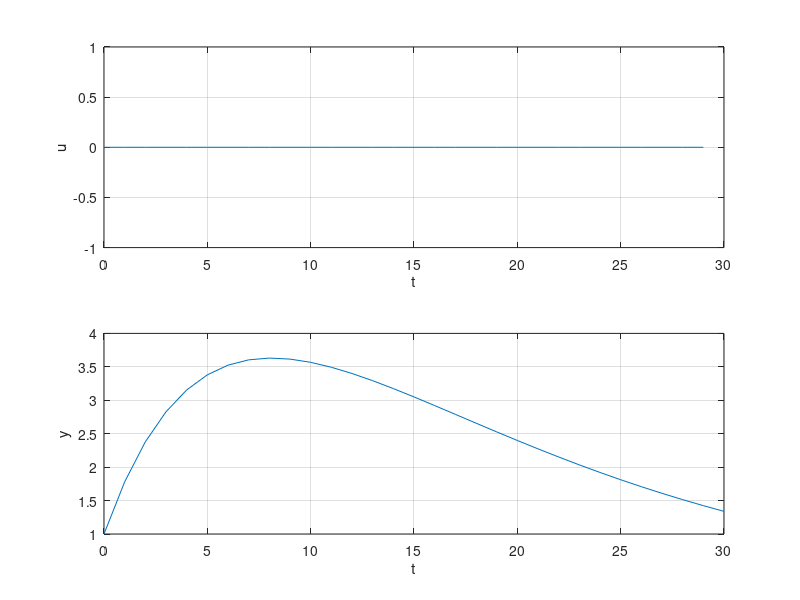

The MATLAB source for this figure:
N = 30;
nx = 3;
nu = 1;
r = 1;
nt = 5;
    
A = [
    0 0 0
    0 0 1 
    0.1 -0.79 1.78
]; 
B = [1 0 0.1]';
C = [0 0 1]'; 
x0 = [0 0 1]';

time_steps = [1, 1, 2, 4, 8, 14];
% Set G (objective function)
Qt = 2*diag(C);
Q = kron(eye(N),Qt);
G = blkdiag(Q, eye(N/nt));

for i=1:6
   G(N*nx+i, N*nx+i) = 2*time_steps(i);
end
% Set equality constraints (Aeq and Beq)
Beq = zeros(N*nx, 1);
Beq(1:3) = A*x0;

Aeq_1 = eye(N*nx);
Aeq_2 = kron(diag(ones(N-1,1),-1),-A);
Aeq = [Aeq_1 + Aeq_2, zeros(N*nx, 6)];

k = 1;
for i=1:6
    Aeq(k:k+3*time_steps(i)-1,N*nx+i) = kron(ones(time_steps(i), 1),-B);
    k = k + 3*time_steps(i);
end

u_low = -1;
u_high = 1;

x_high = inf;
x_low = -inf;

lb = [x_low*ones(N*nx, 1); u_low*ones(N*nu/nt, 1)];
ub = [x_high*ones(N*nx, 1); u_high*ones(N*nu/nt, 1)];


x = zeros(N, 3);
x(1,:) = x0';
disp(x);

u = zeros(N*nu, 1);

for t = 1:N
    Beq(1:3) = A*x(t,:)';
    z = quadprog(G, [], [], [], Aeq, Beq, lb, ub);
    u(t) = z(N*nx+1); % get first element of u as actual control input
    disp(z(N*nx+1));
    x(t+1,:) = A*x(t,:)' + B*u(t); % state space update
end

figure(1);
t = 0:N-1;
subplot(2, 1, 1);
plot(t, u);
xlabel('t') 
ylabel('u') 
grid('on');

y = x(:,3);
t = 0:N;
subplot(2, 1, 2);
plot(t, y);
xlabel('t') 
ylabel('y') 
grid('on');